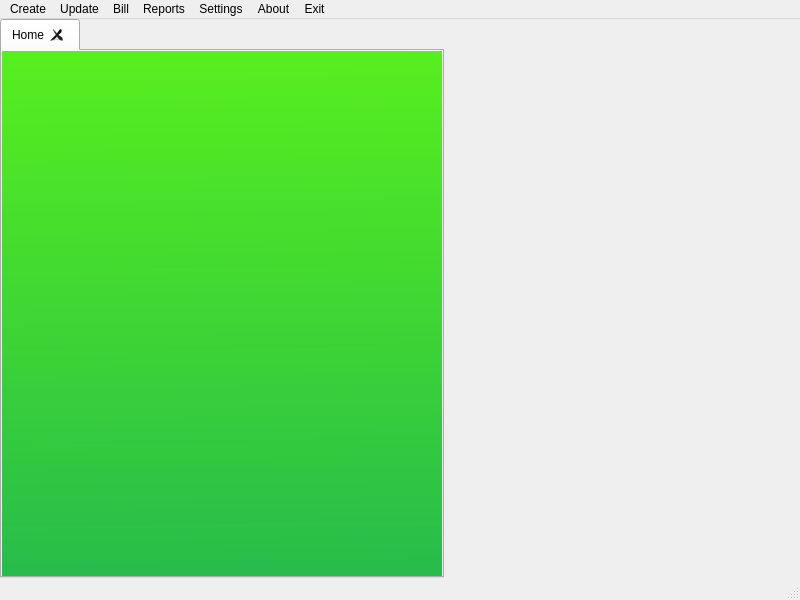
<?xml version="1.0" encoding="UTF-8"?>
<ui version="4.0">
 <class>AngadiMainWindow</class>
 <widget class="QMainWindow" name="AngadiMainWindow">
  <property name="geometry">
   <rect>
    <x>0</x>
    <y>0</y>
    <width>800</width>
    <height>600</height>
   </rect>
  </property>
  <property name="windowTitle">
   <string>Angadi</string>
  </property>
  <property name="styleSheet">
   <string notr="true">*[validationError=\&quot;true\&quot;] { background-color: red; color : white }</string>
  </property>
  <widget class="QWidget" name="centralwidget">
   <layout class="QGridLayout" name="gridLayout">
    <property name="leftMargin">
     <number>0</number>
    </property>
    <property name="topMargin">
     <number>0</number>
    </property>
    <property name="rightMargin">
     <number>0</number>
    </property>
    <property name="bottomMargin">
     <number>0</number>
    </property>
    <item row="0" column="0">
     <widget class="QTabWidget" name="mainTab">
      <property name="autoFillBackground">
       <bool>false</bool>
      </property>
      <property name="styleSheet">
       <string notr="true">*[validationError=&quot;true&quot;] 
{ 
	border-style: outset;
    border-width: 2px;
    border-color: red;
}

*[validationSuccess=&quot;true&quot;] 
{ 
	border-style: outset;
    border-width: 2px;
    border-color: green;
}
*[cValidationError=&quot;true&quot;] 
{ 
	border-style: outset;
    border-width: 2px;
    border-color: red;
	selection-background-color: red;
}

*[cValidationSuccess=&quot;true&quot;] 
{ 
	border-style: outset;
    border-width: 2px;
    border-color: green;
	selection-background-color: green;
}</string>
      </property>
      <property name="tabShape">
       <enum>QTabWidget::Rounded</enum>
      </property>
      <property name="currentIndex">
       <number>0</number>
      </property>
      <property name="tabsClosable">
       <bool>true</bool>
      </property>
      <widget class="QWidget" name="home">
       <property name="styleSheet">
        <string notr="true">background-color:qlineargradient(spread:pad, x1:0.542105, y1:0, x2:0.552632, y2:1, stop:0 rgba(87, 239, 30, 255), stop:1 rgba(39, 188, 75, 255)); </string>
       </property>
       <attribute name="title">
        <string>Home</string>
       </attribute>
      </widget>
     </widget>
    </item>
   </layout>
  </widget>
  <widget class="QMenuBar" name="menubar">
   <property name="geometry">
    <rect>
     <x>0</x>
     <y>0</y>
     <width>800</width>
     <height>20</height>
    </rect>
   </property>
   <widget class="QMenu" name="menuCreate">
    <property name="title">
     <string>Create</string>
    </property>
    <addaction name="actionCreateCategory"/>
    <addaction name="actionCreateProduct"/>
    <addaction name="separator"/>
    <addaction name="actionCreateCustomer"/>
   </widget>
   <widget class="QMenu" name="menuTransactions">
    <property name="title">
     <string>Bill</string>
    </property>
    <addaction name="actionBillEntry"/>
    <addaction name="actionDueBill"/>
    <addaction name="actionViewBills"/>
   </widget>
   <widget class="QMenu" name="menuExit">
    <property name="title">
     <string>Exit</string>
    </property>
    <addaction name="actionExit"/>
   </widget>
   <widget class="QMenu" name="menuReports">
    <property name="title">
     <string>Reports</string>
    </property>
    <addaction name="actionPeriod_Wise"/>
    <addaction name="actionProduct_List"/>
   </widget>
   <widget class="QMenu" name="menuUpdate">
    <property name="title">
     <string>Update</string>
    </property>
    <addaction name="actionUpdateItem"/>
    <addaction name="actionUpdateCategory"/>
    <addaction name="actionUpdateCustomer"/>
   </widget>
   <widget class="QMenu" name="menuAbout">
    <property name="title">
     <string>About</string>
    </property>
    <addaction name="actionAbout_Angadi"/>
   </widget>
   <widget class="QMenu" name="menuSettings">
    <property name="title">
     <string>Settings</string>
    </property>
    <addaction name="actionPreferences"/>
    <addaction name="actionBill_Settings"/>
    <addaction name="actionHome_Page_Settings"/>
   </widget>
   <addaction name="menuCreate"/>
   <addaction name="menuUpdate"/>
   <addaction name="menuTransactions"/>
   <addaction name="menuReports"/>
   <addaction name="menuSettings"/>
   <addaction name="menuAbout"/>
   <addaction name="menuExit"/>
  </widget>
  <widget class="QStatusBar" name="statusbar"/>
  <widget class="QDockWidget" name="rightDock">
   <property name="minimumSize">
    <size>
     <width>350</width>
     <height>36</height>
    </size>
   </property>
   <property name="maximumSize">
    <size>
     <width>350</width>
     <height>700</height>
    </size>
   </property>
   <property name="features">
    <set>QDockWidget::NoDockWidgetFeatures</set>
   </property>
   <property name="allowedAreas">
    <set>Qt::RightDockWidgetArea</set>
   </property>
   <attribute name="dockWidgetArea">
    <number>2</number>
   </attribute>
   <widget class="QWidget" name="dockWidgetContents"/>
  </widget>
  <action name="actionCreateItem">
   <property name="text">
    <string>Item</string>
   </property>
  </action>
  <action name="actionCreateCategory">
   <property name="enabled">
    <bool>true</bool>
   </property>
   <property name="text">
    <string>Category</string>
   </property>
  </action>
  <action name="actionBillEntry">
   <property name="text">
    <string>Bill Entry</string>
   </property>
  </action>
  <action name="actionCreateCustomer">
   <property name="text">
    <string>Customer</string>
   </property>
  </action>
  <action name="actionExit">
   <property name="text">
    <string>Exit</string>
   </property>
  </action>
  <action name="actionDueBill">
   <property name="text">
    <string>Due Bills</string>
   </property>
  </action>
  <action name="actionUpdateItem">
   <property name="text">
    <string>Item</string>
   </property>
  </action>
  <action name="actionUpdateCategory">
   <property name="text">
    <string>Category</string>
   </property>
  </action>
  <action name="actionUpdateCustomer">
   <property name="text">
    <string>Customer</string>
   </property>
  </action>
  <action name="actionAbout_Angadi">
   <property name="text">
    <string>About Angadi</string>
   </property>
  </action>
  <action name="actionPreferences">
   <property name="text">
    <string>Preferences</string>
   </property>
  </action>
  <action name="actionBill_Settings">
   <property name="text">
    <string>Bill Settings</string>
   </property>
  </action>
  <action name="actionHome_Page_Settings">
   <property name="text">
    <string>Home Page Settings</string>
   </property>
  </action>
  <action name="actionPeriod_Wise">
   <property name="text">
    <string>Period Wise</string>
   </property>
  </action>
  <action name="actionViewBills">
   <property name="text">
    <string>View Bills</string>
   </property>
  </action>
  <action name="actionCreateProduct">
   <property name="text">
    <string>Product</string>
   </property>
  </action>
  <action name="actionProduct_List">
   <property name="text">
    <string>Product List</string>
   </property>
  </action>
 </widget>
 <resources/>
 <connections/>
</ui>
